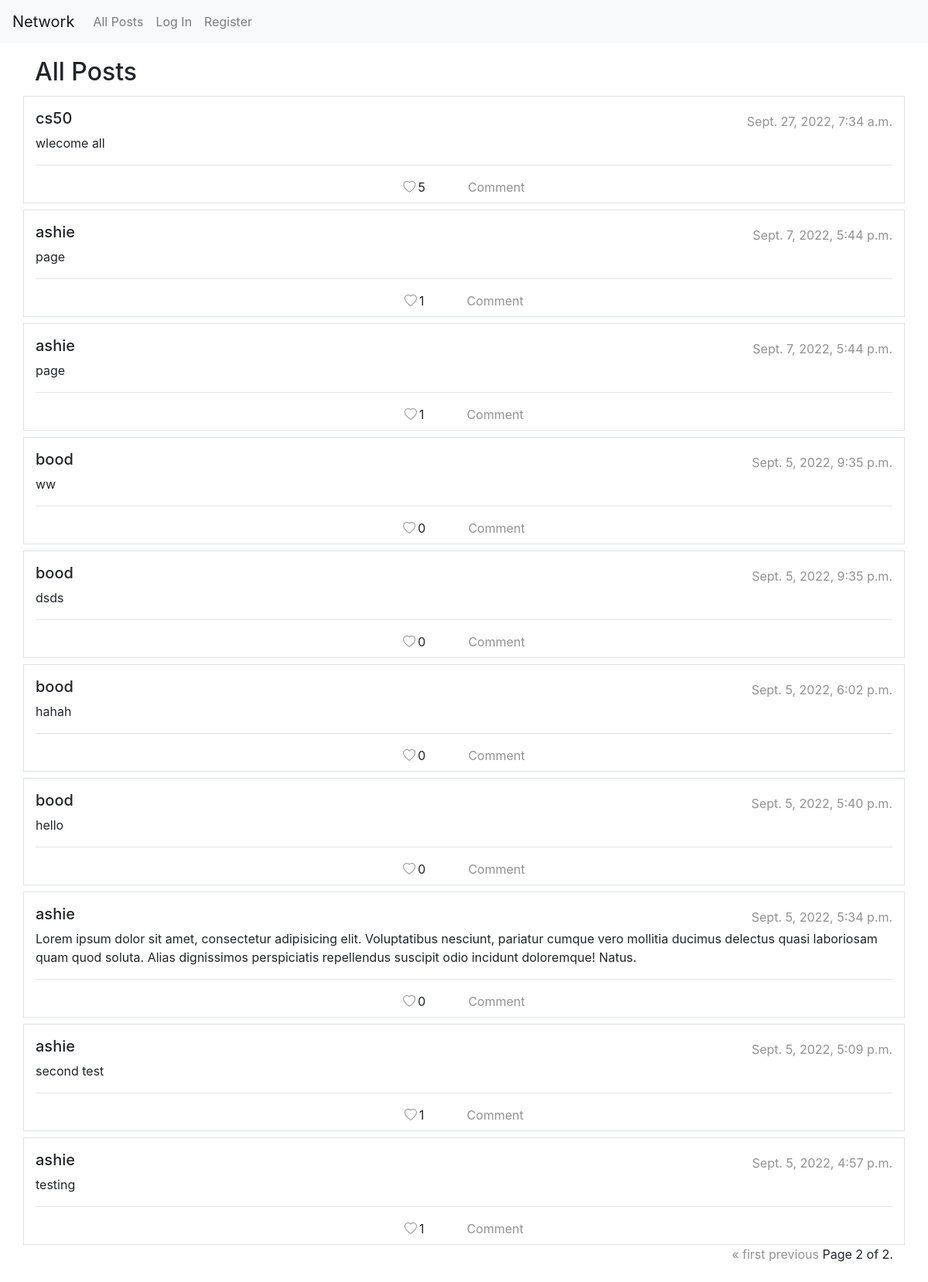
Page /?page=2 on the earlier database version.
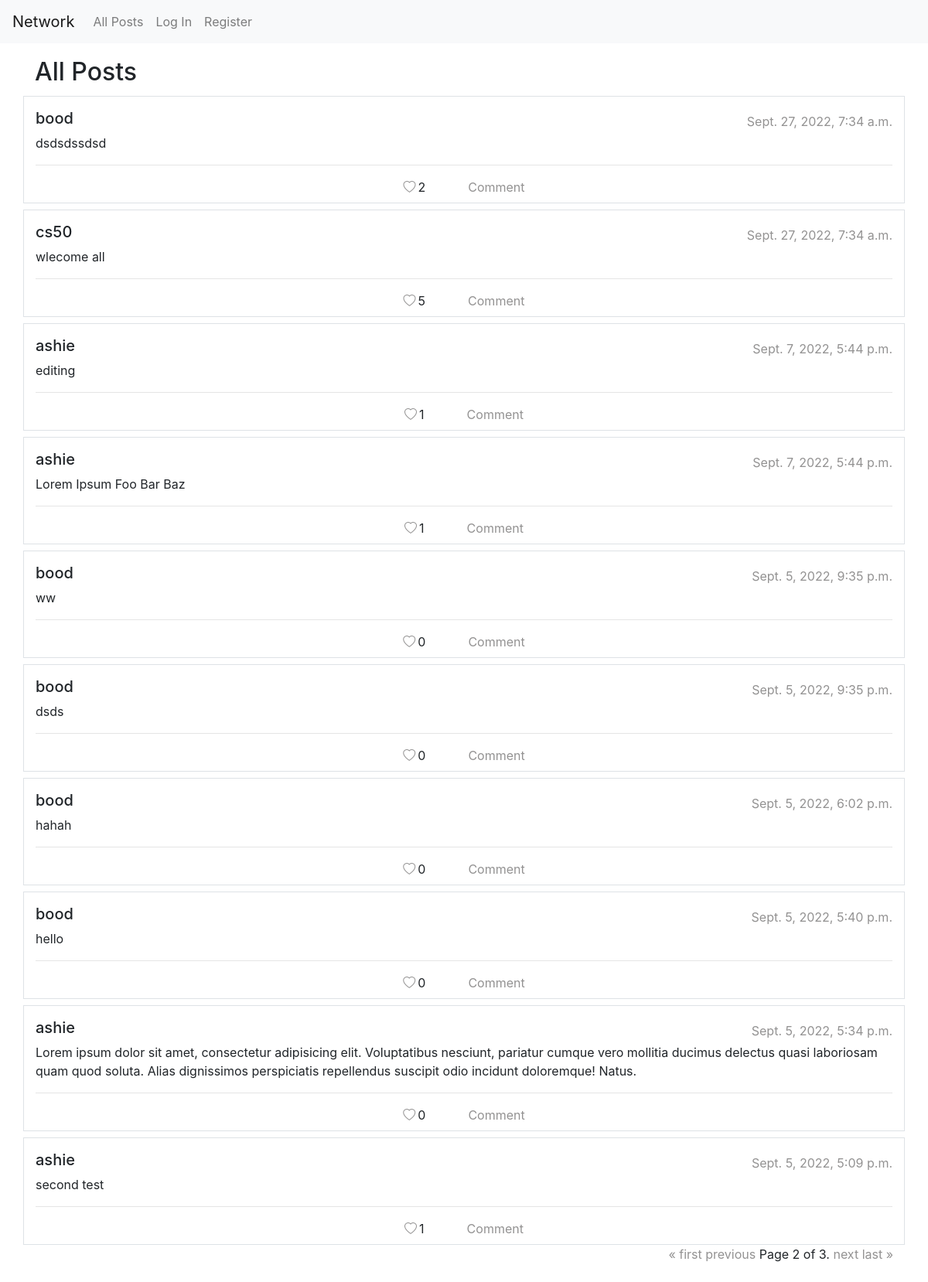
Same page on the later database version.
### network/models.py (models this page shows, shortened)
class Posts(models.Model):
    user = models.ForeignKey(User, on_delete=models.CASCADE, null=True)
    text = models.CharField(max_length=1000)
    datetime = models.DateTimeField(default=datetime.now())
    likes = models.IntegerField(default=0)

class User(AbstractUser):
    backgroundColor = models.TextField(default="#cb444a")
    bio = models.TextField(default="No Bio")
    image = models.ImageField(null=True, default="profile.png", upload_to="media/")

### network/views.py (the view, shortened to what this page needs)
# urls.py: path("", views.index, name="index"),
def index(request):
    posts = Posts.objects.all().order_by("datetime")[::-1]
    paginator = Paginator(posts, 10)
    page_number = request.GET.get('page')
    page_obj = paginator.get_page(page_number)
    return render(request, "network/index.html", {'page_obj': page_obj})

### network/templates/network/index.html (shortened to what this page needs)
{% extends "network/layout.html" %}
{% block body %}
<div id="all-post-container">
    <div class="container">
        <div class="d-flex align-items-center" style="gap: 10px; font-size: 30px;">
            <span><strong class="h2">All Posts</strong></span>
        </div>
    </div>
    {% include "network/posts.html" %}
</div>
{% endblock %}

### network/templates/network/posts.html (shortened to what this page needs)
{% load static %}
{% for post in page_obj %}
<div class="container border mt-2" data-user="{{ post.user.id }}" data-id="{{ post.id }}">
    <div class="row pt-3">
        <div class="col">
            <div class="d-flex align-items-center justify-content-between">
                <div>
                    {% if user.is_authenticated %}
                    <a href="{% url 'profile' post.user_id %}">
                        <h5>{{ post.user }}</h5>
                    </a>
                    {% else %}
                    <a>
                        <h5>{{ post.user }}</h5>
                    </a>
                    {% endif %}
                </div>
                <div style="color: rgb(147, 146, 146);">
                    {{ post.datetime }}
                </div>
            </div>
            <p>{{ post.text }}</p>
            <hr />
            <div class="d-flex align-items-center justify-content-center mb-2">
                <span>
                    {% if not post.is_liked %}
                    <i id="heart-icon" data-action="like" class="bi bi-heart"></i>
                    {% else %}
                    <i id="heart-icon" data-action="unlike" class="bi bi-heart-fill text-danger"></i>
                    {% endif %}
                </span>
                <div style="padding-left: 3px;">{{post.postLiked.count}}</div>
                <a style="margin-left: 55px;" href="{% url 'postView' post.id %}">Comment</a>
            </div>
        </div>
    </div>
</div>
{% endfor %}
<div class="pagination container">
    <span class="step-links">
        {% if page_obj.has_previous %}
        <a href="?page=1">&laquo; first</a>
        <a href="?page={{ page_obj.previous_page_number }}">previous</a>
        {% endif %}
        <span class="current">
            Page {{ page_obj.number }} of {{ page_obj.paginator.num_pages }}.
        </span>
        {% if page_obj.has_next %}
        <a href="?page={{ page_obj.next_page_number }}">next</a>
        <a href="?page={{ page_obj.paginator.num_pages }}">last &raquo;</a>
        {% endif %}
    </span>
</div>

Differences in the rows shown:
no longer on this page (row unchanged): Posts: user "ashie", datetime "Sept. 5, 2022, 4:57 p.m.", text "testing", postLiked.count "1"
now on this page (row unchanged): Posts: user "bood", datetime "Sept. 27, 2022, 7:34 a.m.", text "dsdsdssdsd", postLiked.count "2"
changed Posts: text "page" → "editing"
changed Posts: text "page" → "Lorem Ipsum Foo Bar Baz"
Other differences:
{{ page_obj.paginator.num_pages }}: "2" → "3"
text now shown: "next last »"
